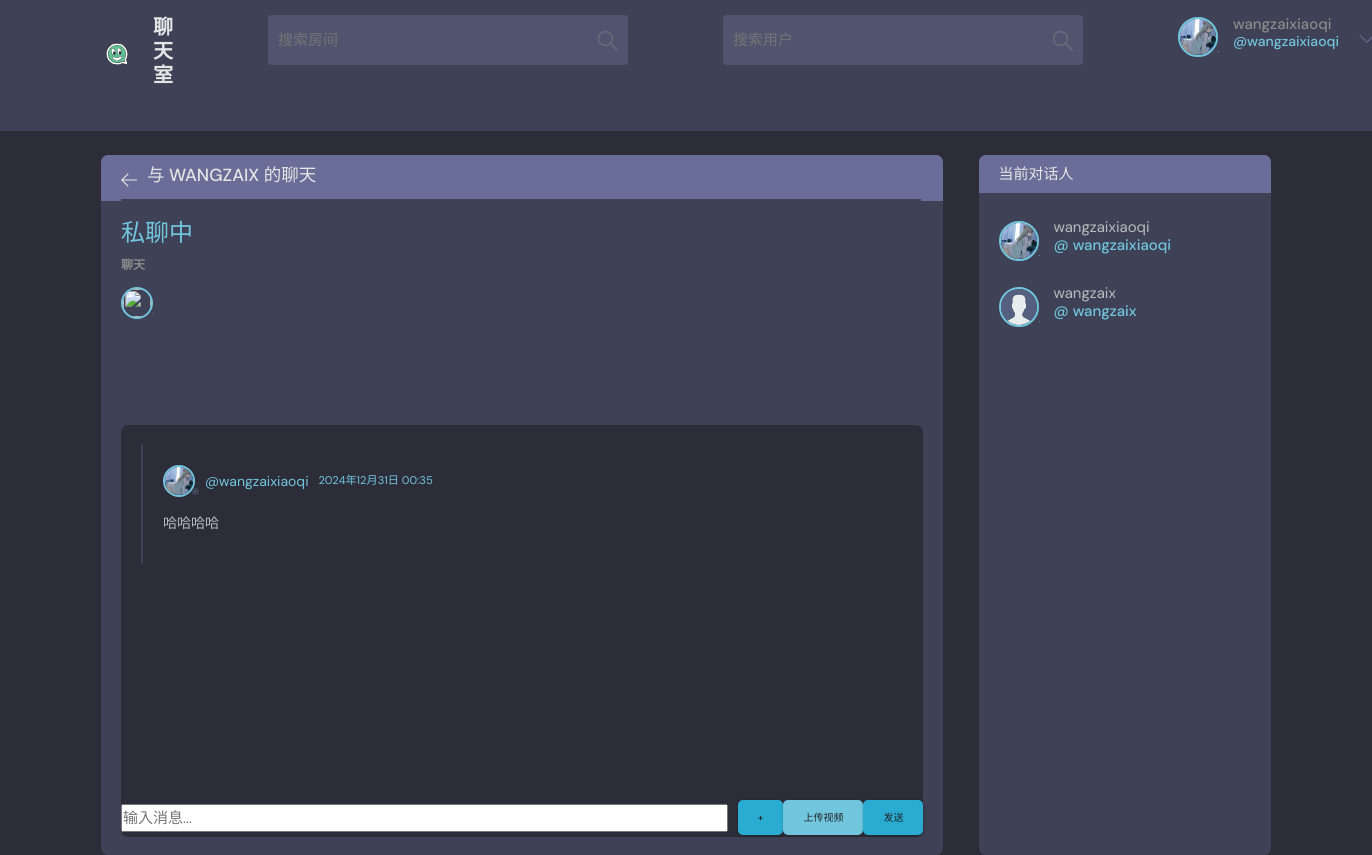
The app's page /dm/room/1/ (signed in), older data.
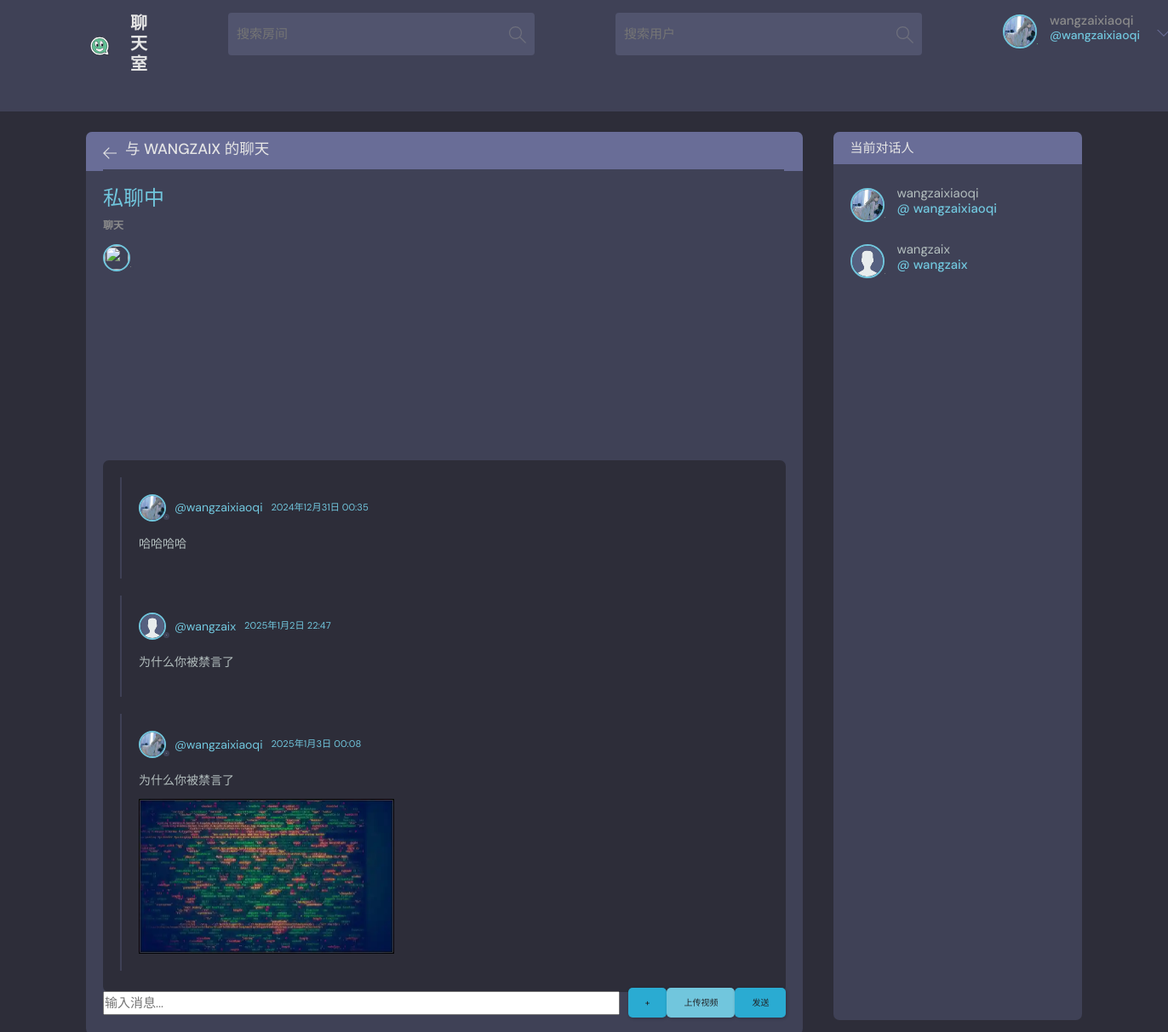
The same page, newer data.
### base/models.py (models this page shows, shortened)
class DirectMessage(models.Model):
    room = models.ForeignKey(DirectMessageRoom, related_name='messages', on_delete=models.CASCADE)
    sender = models.ForeignKey(User, on_delete=models.CASCADE)
    content = models.TextField(blank=True)  # 允许为空
    image = models.ImageField(upload_to='direct_messages/', blank=True, null=True)  # 新增图片字段
    created_at = models.DateTimeField(auto_now_add=True)
    def __str__(self):
        return f"{self.sender.username}: {self.content}"

class User(AbstractUser):
    name = models.CharField(max_length=200, null=True, verbose_name='姓名')
    email = models.EmailField(unique=True, null=True, verbose_name='邮箱')  # 确保邮箱唯一
    bio = models.TextField(null=True, verbose_name='个人简介')
    favorites_rooms = models.ManyToManyField('Room', related_name='favorited_by', blank=True,
                                             verbose_name='收藏的房间')  # 用户收藏的房间
    avatar = models.ImageField(null=True, default='avatar.svg', verbose_name='头像')  # 默认头像
    score = models.IntegerField(default=0, verbose_name='积分')  # 用户积分
    created = models.DateTimeField(auto_now_add=True, verbose_name='创建时间')  # 创建时间
    updated = models.DateTimeField(auto_now=True, verbose_name='更新时间')  # 更新时间
    USERNAME_FIELD = 'email'  # 设置用户名字段为邮箱
    REQUIRED_FIELDS = []  # 创建用户时不需要额外字段
    is_muted = models.BooleanField(default=False, verbose_name='是否静音')
    mute_reason = models.CharField(max_length=255, blank=True, null=True, verbose_name='静音原因')
    mute_until = models.DateTimeField(blank=True, null=True, verbose_name='静音至')
    class Meta:
        verbose_name = '用户'
        verbose_name_plural = '用户列表'

### base/views.py (the view)
# urls.py: path('dm/room/<int:room_id>/', views.dm_room, name='dm_room'),
@login_required(login_url='/login')
def dm_room(request, room_id):
    room = get_object_or_404(DirectMessageRoom, id=room_id)
    messages = room.messages.all()
    user1 = room.user1
    user2 = room.user2
    if request.method == 'POST':
        content = request.POST.get('content')
        image = request.FILES.get('image')  # 获取上传的图片
        if content or image:  # 只在内容或图片不为空时创建消息
            DirectMessage.objects.create(room=room, sender=request.user, content=content, image=image)
            return redirect('dm_room', room_id=room.id)
    return render(request, 'base/dm_room.html', {'room': room, 'messages': messages})

### base/templates/base/dm_room.html (shortened to what the changed rows need)
{% extends 'main.html' %}
{% block content %}
    <main class="profile-page layout layout--2">
        <div class="container">
            <div class="room">
                <div class="room__box scroll">
                    <div class="room__conversation" id="conversation">
                        <div class="threads scroll" id="threads">
                            {% for message in room.messages.all %}
                                <div class="thread">
                                    <div class="thread__top">
                                        <div class="thread__author">
                                            <div class="room__hosted">
                                                <a class="room__author">
                                                    <div class="avatar avatar--small">
                                                        <img src="{{ message.sender.avatar.url }}"
                                                             alt="{{ message.sender.username }} 的头像"
                                                             class="avatar--small"/>
                                                    </div>
                                                    <span>@{{ message.sender.username }}</span>
                                                    <small>{{ message.created_at }}</small>
                                                </a>
                                            </div>
                                        </div>
                                    </div>
                                    <div class="thread__details">
                                        <p>{{ message.content }}</p>
                                        {% if message.image %}
                                            <img src="{{ message.image.url }}" alt="Message Image" class="message-image"
                                                 style="max-width: 300px; height: auto;"/>
                                        {% endif %}
                                    </div>
                                </div>
                            {% endfor %}
                        </div>
                    </div>
                </div>
            </div>
        </div>
    </main>
{% endblock %}

Row changes from the older to the newer data that the page shows:
added DirectMessage: sender.avatar (placeholder picture), sender.username "wangzaix", created_at "2025年1月2日 22:47", content "为什么你被禁言了"
added DirectMessage: sender.avatar (picture), sender.username "wangzaixiaoqi", created_at "2025年1月3日 00:08", content "为什么你被禁言了", image (picture)
